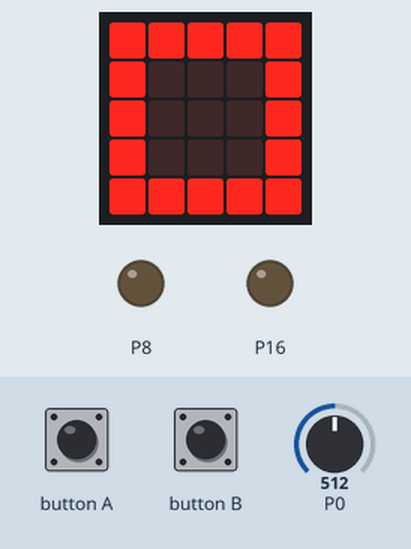
Recording of a program running on a simulated BBC micro:bit (MakeCode). Shown: the board's 5×5 LED display, output pins drawn as LEDs (lit = HIGH). The inputs (shaded band) are chosen by the test bench; at power-on: P0 = 512 (analog values on the 0–1023 scale).

Above: at 1.6 s.
1.7 s: button A pressed for 0.15 s
3.3 s: P0 set to 90
4.8 s: button B pressed for 0.15 s
Timing chart, 0 to 7.8 s (numbered marks = the images above; inputs shaded):
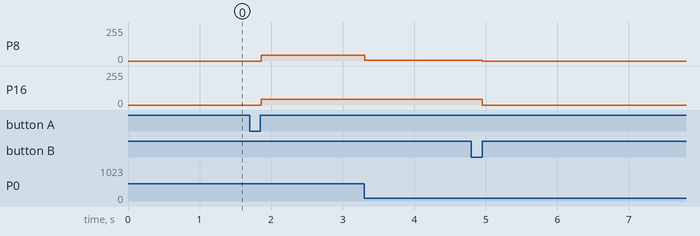

Measured:
- after the input at 1.7 s, P8, P16: 0/255 → 45/255 after 0.16 s
- after the input at 3.3 s, P8: 45/255 → 5/255 at once
- after the input at 4.8 s, P8: 5/255 → 0/255 after 0.15 s; P16: 45/255 → 0/255 after 0.15 s

The program:

main.ts
```typescript
input.onButtonPressed(Button.A, function () {
    aa = 1
})
input.onButtonPressed(Button.B, function () {
    aa = 0
})
let aa = 0
basic.showLeds(`
    # # # # #
    # . . . #
    # . . . #
    # . . . #
    # # # # #
    `)
aa = 0
basic.forever(function () {
    if (aa == 1) {
        if (pins.analogReadPin(AnalogPin.P0) < 100) {
            pins.analogWritePin(AnalogPin.P8, 20)
            pins.analogWritePin(AnalogPin.P16, 180)
        } else {
            pins.analogWritePin(AnalogPin.P8, 180)
            pins.analogWritePin(AnalogPin.P16, 180)
        }
    } else {
        pins.analogWritePin(AnalogPin.P8, 0)
        pins.analogWritePin(AnalogPin.P16, 0)
    }
})
```

test.ts
```typescript
// 在這裡測試；當此封包作為擴充功能時，將不會編譯此內容。
```
